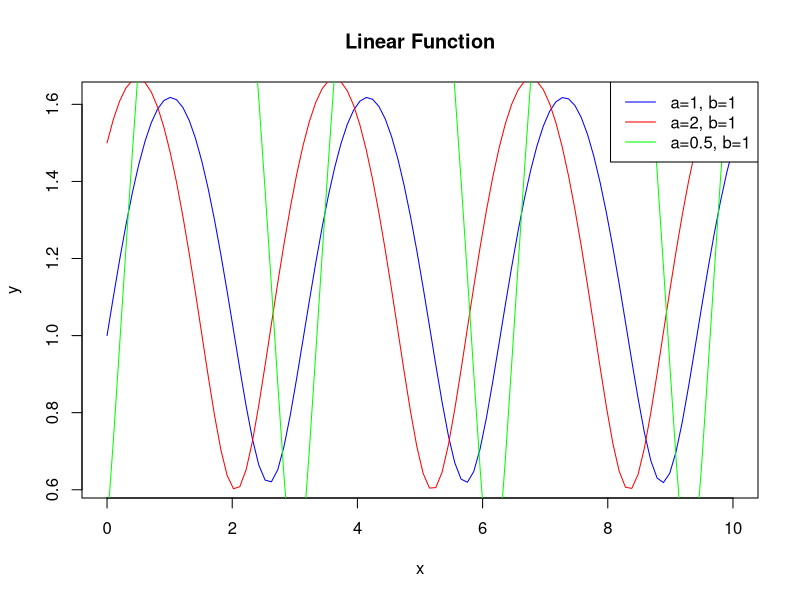

This chart was generated by the following R code:
## ---- chunk 1

  ax <- function(x, a, b) {
       return ( sqrt( a*a*cos(b*x)*cos(b*x) + (2.0/(a*a)) * sin(b*x)*sin(b*x) + sin(2*b*x) ) ) 
  }

 x <- seq(0, 10, length.out = 100) # Create a sequence of x values

   # Plot the function with different parameter values
   plot(  x, ax(x, a = 1,   b = 1), type = "l", col = "blue", main = "Linear Function", xlab = "x", ylab = "y") # Default parameters
   points(x, ax(x, a = 1.5,   b = 1), type = "l", col = "red") # Another set of parameters
   points(x, ax(x, a = 0.5, b = 1), type = "l", col = "green") # Yet another set
   legend("topright", legend = c("a=1, b=1", "a=2, b=1", "a=0.5, b=1"), col = c("blue", "red", "green"), lty = 1)
   
  integrand <- function(x) {1.0/(ax(x,a=1,b=1)*ax(x,a=1,b=1))}
  x1 <- integrate(integrand, lower = 0, upper = 10)
  x1
   yx <- function(x, a, b) {
       return ( sin(x)/(a*b) ) 
   }
   
  
  y <- ax(10,a=1,b=1) * sin (9.799527)
  yx(10,a=1,b=1)
  y
  
  integrand <- function(x) {1.0/(ax(x,a=1.5,b=1)*ax(x,a=1.5,b=1))}
  x2 <- integrate(integrand, lower = 0, upper = 10)
  x2
  y2 <- ax(10,a=1.5,b=1) * sin (9.644854)
  yx(10,a=1.5,b=1)
  y2
  
